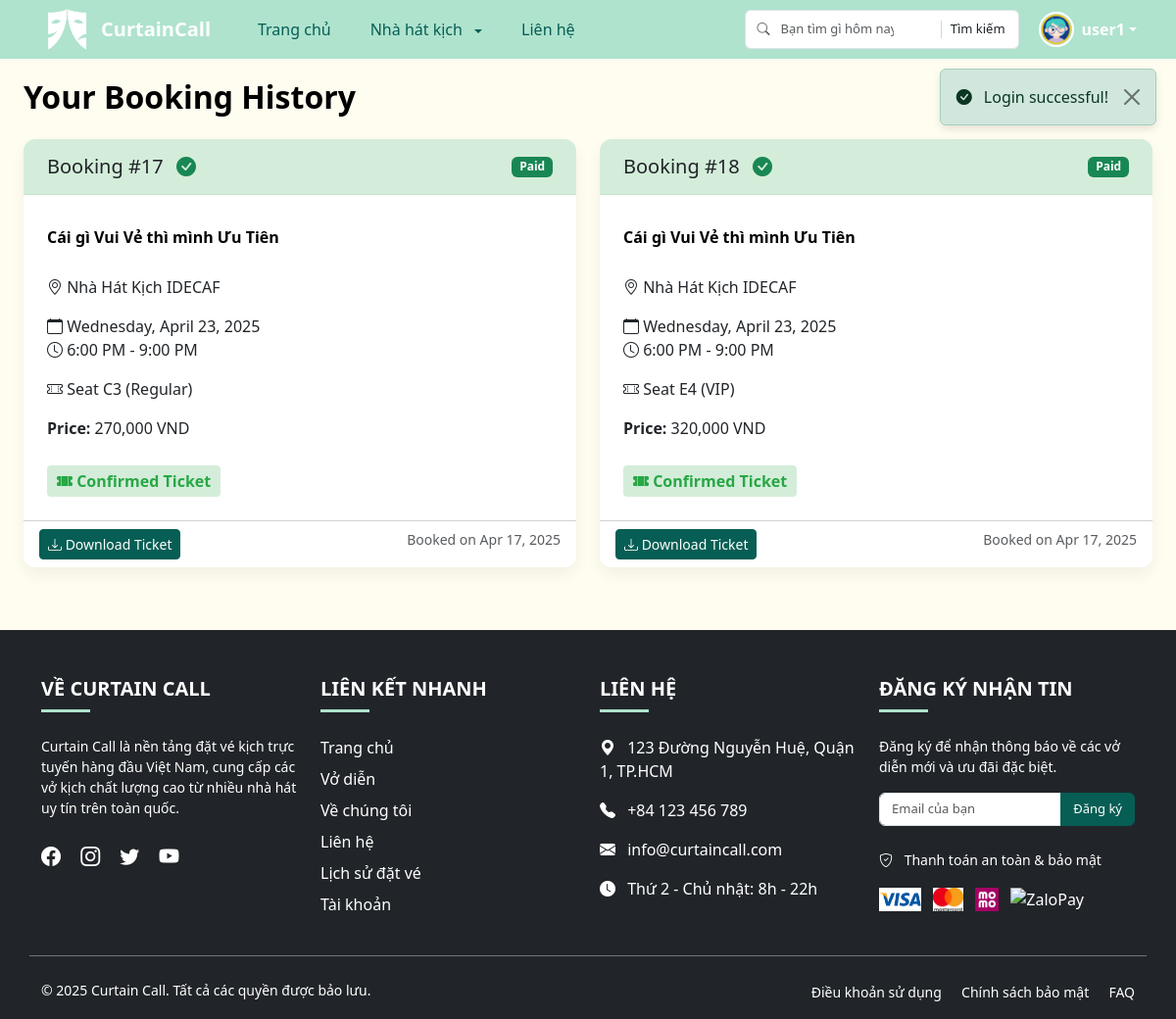
/index.php?route=booking/history (signed in), run on the app's committed database.
### tables this page shows
CREATE TABLE `bookings` (
  `booking_id` int(11) NOT NULL,
  `user_id` int(11) NOT NULL,
  `play_id` varchar(5) NOT NULL,
  `theater_id` varchar(3) NOT NULL,
  `seat_id` varchar(3) NOT NULL,
  `status` enum('Pending','Paid','Expired','Cancelled') DEFAULT 'Pending',
  `expires_at` datetime NOT NULL,
  `created_at` timestamp NOT NULL DEFAULT current_timestamp(),
  `updated_at` timestamp NOT NULL DEFAULT current_timestamp() ON UPDATE current_timestamp(),
  `amount` decimal(10,2) NOT NULL DEFAULT 0.00
);

CREATE TABLE `plays` (
  `play_id` varchar(5) NOT NULL,
  `title` varchar(255) NOT NULL,
  `description` text NOT NULL,
  `image` varchar(255) NOT NULL,
  `theater_id` varchar(3) NOT NULL,
  `views` int(11) DEFAULT 0
);

CREATE TABLE `theaters` (
  `theater_id` varchar(3) NOT NULL,
  `name` varchar(255) NOT NULL,
  `location` varchar(255) NOT NULL
);

CREATE TABLE `schedules` (
  `play_id` varchar(5) NOT NULL,
  `date` date NOT NULL,
  `start_time` time NOT NULL,
  `end_time` time NOT NULL
);

CREATE TABLE `seat_maps` (
  `theater_id` varchar(3) NOT NULL,
  `seat_id` varchar(3) NOT NULL,
  `seat_type` enum('VIP','Regular') NOT NULL
);

CREATE TABLE `seat_prices` (
  `theater_id` varchar(3) NOT NULL,
  `seat_type` enum('VIP','Regular') NOT NULL,
  `price` decimal(10,2) NOT NULL
);

### controllers/BookingController.php (called while the page is built, shortened)
<?php
require_once 'models/Booking.php';
class BookingController
{
    private $bookingModel;
    public function __construct($conn)
    {
        $this->bookingModel = new Booking($conn);
    }
    public function history()
    {
        $user_id = $_SESSION['user']['user_id'];
        $bookings = $this->bookingModel->getBookingsByUserId($user_id);
        include 'views/layouts/header.php';
        include 'views/booking/history.php';
        include 'views/layouts/footer.php';
    }
}

### models/Booking.php (called while the page is built, shortened)
<?php
class Booking {
    private $conn;
    public function __construct($conn) {
        $this->conn = $conn;
    }
    public function getBookingsByUserId($user_id) {
        $sql = "SELECT b.*, p.title as play_title, t.name as theater_name,
                s.date as schedule_date, s.start_time, s.end_time,
                sm.seat_type, sp.price
                FROM bookings b
                JOIN plays p ON b.play_id = p.play_id
                JOIN theaters t ON b.theater_id = t.theater_id
                JOIN schedules s ON b.play_id = s.play_id
                JOIN seat_maps sm ON b.theater_id = sm.theater_id AND b.seat_id = sm.seat_id
                JOIN seat_prices sp ON b.theater_id = sp.theater_id AND sm.seat_type = sp.seat_type
                WHERE b.user_id = ?
                ORDER BY b.created_at DESC";
        $stmt = $this->conn->prepare($sql);
        $stmt->bind_param("i", $user_id);
        $stmt->execute();
        $result = $stmt->get_result();
        $bookings = [];
        while ($row = $result->fetch_assoc()) {
            $bookings[] = $row;
        }
        return $bookings;
    }
}

### views/booking/history.php (the view, shortened to what this page needs)
<main class="container-fluid px-4">
    <div class="row">
        <div class="col-12 mb-4">
            <h2 class="section-title text-center">Your Booking History</h2>
        </div>
    </div>
    <?php if (empty($bookings)): ?>
        <div class="alert alert-info">
            <i class="bi bi-info-circle"></i> You don't have any bookings yet.
        </div>
        <div class="text-center mt-4">
            <a href="index.php" class="btn btn-primary">Browse Plays</a>
        </div>
    <?php else: ?>
        <div class="row">
            <?php foreach ($bookings as $booking): ?>
                <div class="col-md-6 mb-4">
                    <div class="card h-100 <?= (isset($_GET['payment_success']) && $_GET['payment_success'] == 1 && $booking['status'] == 'Paid') ? 'paid-highlight' : '' ?>">
                        <div class="card-header d-flex justify-content-between align-items-center <?= $booking['status'] == 'Paid' ? 'paid-header' : '' ?>">
                            <h5 class="mb-0">
                                Booking #<?= $booking['booking_id'] ?>
                                <?php if($booking['status'] == 'Paid'): ?>
                                    <i class="bi bi-check-circle-fill text-success ms-2"></i>
                                <?php endif; ?>
                            </h5>
                            <span class="badge bg-<?= $booking['status'] == 'Paid' ? 'success' : ($booking['status'] == 'Pending' ? 'warning' : 'danger') ?>">
                                <?= $booking['status'] ?>
                            </span>
                        </div>
                        <div class="card-body">
                            <h5 class="card-title"><?= htmlspecialchars($booking['play_title']) ?></h5>
                            <p class="card-text"><i class="bi bi-geo-alt"></i> <?= htmlspecialchars($booking['theater_name']) ?></p>
                            <p class="card-text">
                                <i class="bi bi-calendar"></i> <?= date('l, F j, Y', strtotime($booking['schedule_date'])) ?><br>
                                <i class="bi bi-clock"></i> <?= date('g:i A', strtotime($booking['start_time'])) ?> - <?= date('g:i A', strtotime($booking['end_time'])) ?>
                            </p>
                            <p class="card-text">
                                <i class="bi bi-ticket-perforated"></i> Seat <?= $booking['seat_id'] ?> (<?= $booking['seat_type'] ?>)
                            </p>
                            <p class="card-text">
                                <strong>Price:</strong> <?= number_format($booking['price']) ?> VND
                            </p>
                            <?php if($booking['status'] == 'Paid'): ?>
                                <div class="paid-ticket-label">
                                    <i class="bi bi-ticket-perforated-fill"></i> Confirmed Ticket
                                </div>
                            <?php endif; ?>
                        </div>
                        <div class="card-footer bg-white">
                            <?php if ($booking['status'] === 'Pending'): ?>
                                <a href="index.php?route=payment/process&booking_id=<?= $booking['booking_id'] ?>" class="btn btn-success btn-sm">
                                    <i class="bi bi-credit-card"></i> Complete Payment
                                </a>
                                <a href="index.php?route=booking/cancel&id=<?= $booking['booking_id'] ?>"
                                class="btn btn-outline-danger btn-sm ms-2"
                                onclick="return confirm('Are you sure you want to cancel this booking?');">
                                    <i class="bi bi-x-circle"></i> Cancel
                                </a>
                            <?php elseif ($booking['status'] === 'Paid'): ?>
                                <a href="index.php?route=booking/download-ticket&id=<?= $booking['booking_id'] ?>" class="btn btn-primary btn-sm">
                                    <i class="bi bi-download"></i> Download Ticket
                                </a>
                            <?php endif; ?>
                            <span class="float-end text-muted small">
                                Booked on <?= date('M j, Y', strtotime($booking['created_at'])) ?>
                            </span>
                        </div>
                    </div>
                </div>
            <?php endforeach; ?>
        </div>
    <?php endif; ?>
</main>

### public/css/style.css (style rules this page uses)
.card-body { margin: 0.5rem; }
.card-title { color: black; font-weight: 600; font-size: 1rem; height: 2.5rem; margin-top: 10px; display: -webkit-box; -webkit-line-clamp: 2; -webkit-box-orient: vertical; overflow: hidden; text-overflow: ellipsis; }

### public/css/layouts.css (style rules this page uses)
* { margin: 0; padding: 0; box-sizing: border-box; }
body { display: flex; flex-direction: column; min-height: 100vh; }
main { background-color: #fffcf0; padding-top: 80px; padding-bottom: 40px; }

### public/css/play-details.css (style rules this page uses)
.section-title { color: black; font-weight: 600; display: inline-block; margin-bottom: 0px; }

### public/css/profile.css (style rules this page uses)
.btn-primary { background-color: #075E54; border-color: #075E54; }
.card { border-radius: 12px; overflow: hidden; box-shadow: 0 4px 8px rgba(0, 0, 0, 0.1); }
.card-header { border-bottom: 1px solid #f0f0f0; padding: 15px 20px; }

### public/css/booking.css (style rules this page uses)
.booking-page .card { border: none; box-shadow: 0 0.5rem 1rem rgba(0, 0, 0, 0.05); border-radius: 12px; overflow: hidden; }
.booking-page .card-header { border-bottom: none; padding: 1rem 1.5rem; }

### public/css/payment-success.css (style rules this page uses)
.card-header.paid-header { background-color: #d4edda; border-bottom: 1px solid #c3e6cb; }
.paid-ticket-label { color: #28a745; font-weight: bold; display: inline-block; margin-top: 10px; padding: 4px 10px; background-color: #d4edda; border-radius: 4px; }

### data on the page
bookings: booking_id "17", status "Paid", plays.title "Cái gì Vui Vẻ thì mình Ưu Tiên", theaters.name "Nhà Hát Kịch IDECAF", schedules.date "Wednesday, April 23, 2025", schedules.start_time "6:00 PM", schedules.end_time "9:00 PM", seat "C3", seat_maps.seat_type "Regular", seat_prices.price "270,000", shows "Confirmed Ticket", created_at "Apr 17, 2025"
bookings: booking_id "18", status "Paid", plays.title "Cái gì Vui Vẻ thì mình Ưu Tiên", theaters.name "Nhà Hát Kịch IDECAF", schedules.date "Wednesday, April 23, 2025", schedules.start_time "6:00 PM", schedules.end_time "9:00 PM", seat "E4", seat_maps.seat_type "VIP", seat_prices.price "320,000", shows "Confirmed Ticket", created_at "Apr 17, 2025"

### other printed values
$_SESSION['user']['username'] "user1"
$_SESSION['success_message'] "Login successful!"
